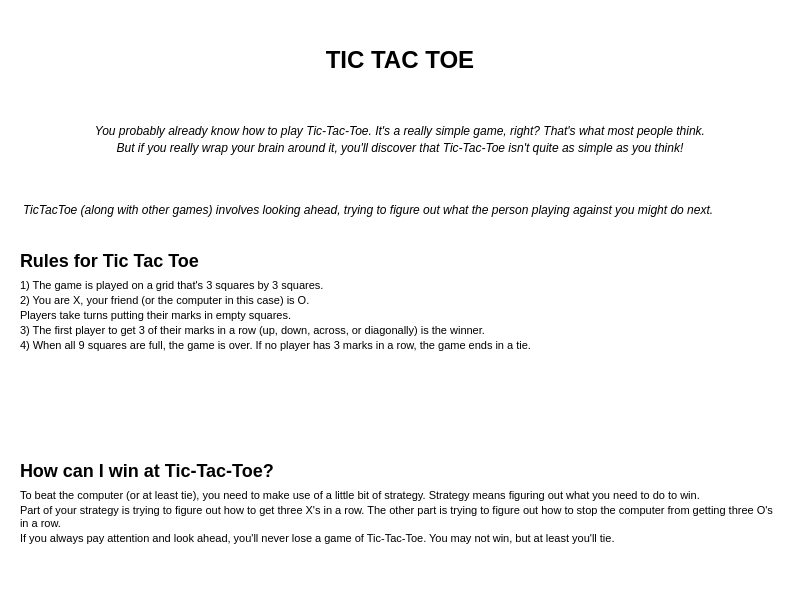
<?xml version="1.0" encoding="UTF-8"?>
<ui version="4.0">
 <class>howtoplay</class>
 <widget class="QDialog" name="howtoplay">
  <property name="enabled">
   <bool>true</bool>
  </property>
  <property name="geometry">
   <rect>
    <x>0</x>
    <y>0</y>
    <width>800</width>
    <height>600</height>
   </rect>
  </property>
  <property name="minimumSize">
   <size>
    <width>800</width>
    <height>600</height>
   </size>
  </property>
  <property name="maximumSize">
   <size>
    <width>800</width>
    <height>600</height>
   </size>
  </property>
  <property name="windowTitle">
   <string>How to play Tic-Tac-Toe</string>
  </property>
  <property name="styleSheet">
   <string notr="true">QDialog {
    background-color: white;
    color: black;
    font-family: Arial, sans-serif;
}</string>
  </property>

  <!-- Main Title -->
  <widget class="QLabel" name="titleLabel">
   <property name="geometry">
    <rect>
     <x>20</x>
     <y>20</y>
     <width>760</width>
     <height>80</height>
    </rect>
   </property>
   <property name="text">
    <string>&lt;html&gt;&lt;head/&gt;&lt;body&gt;&lt;h1 style=&quot;text-align: center; color: black; font-size: 24px; font-weight: bold; margin: 0;&quot;&gt;TIC TAC TOE&lt;/h1&gt;&lt;/body&gt;&lt;/html&gt;</string>
   </property>
   <property name="alignment">
    <set>Qt::AlignCenter</set>
   </property>
  </widget>

  <!-- Introduction Text -->
  <widget class="QLabel" name="introLabel">
   <property name="geometry">
    <rect>
     <x>20</x>
     <y>110</y>
     <width>760</width>
     <height>60</height>
    </rect>
   </property>
   <property name="text">
    <string>&lt;html&gt;&lt;head/&gt;&lt;body&gt;&lt;p style=&quot;color: black; font-size: 12px; font-style: italic; text-align: center; margin: 3px;&quot;&gt;You probably already know how to play Tic-Tac-Toe. It's a really simple game, right? That's what most people think.&lt;/p&gt;&lt;p style=&quot;color: black; font-size: 12px; font-style: italic; text-align: center; margin: 3px;&quot;&gt;But if you really wrap your brain around it, you'll discover that Tic-Tac-Toe isn't quite as simple as you think!&lt;/p&gt;&lt;/body&gt;&lt;/html&gt;</string>
   </property>
   <property name="alignment">
    <set>Qt::AlignCenter</set>
   </property>
   <property name="wordWrap">
    <bool>true</bool>
   </property>
  </widget>

  <!-- Strategy Text -->
  <widget class="QLabel" name="strategyLabel">
   <property name="geometry">
    <rect>
     <x>20</x>
     <y>180</y>
     <width>760</width>
     <height>60</height>
    </rect>
   </property>
   <property name="text">
    <string>&lt;html&gt;&lt;head/&gt;&lt;body&gt;&lt;p style=&quot;color: black; font-size: 12px; font-style: italic; margin: 3px;&quot;&gt;TicTacToe (along with other games) involves looking ahead, trying to figure out what the person playing against you might do next.&lt;/p&gt;&lt;/body&gt;&lt;/html&gt;</string>
   </property>
   <property name="wordWrap">
    <bool>true</bool>
   </property>
  </widget>

  <!-- Rules Section -->
  <widget class="QLabel" name="rulesLabel">
   <property name="geometry">
    <rect>
     <x>20</x>
     <y>250</y>
     <width>760</width>
     <height>200</height>
    </rect>
   </property>
   <property name="text">
    <string>&lt;html&gt;&lt;head/&gt;&lt;body&gt;&lt;h2 style=&quot;color: black; font-size: 16px; margin: 0 0 8px 0;&quot;&gt;Rules for Tic Tac Toe&lt;/h2&gt;&lt;p style=&quot;color: black; font-size: 11px; margin: 2px 0;&quot;&gt;1) The game is played on a grid that's 3 squares by 3 squares.&lt;/p&gt;&lt;p style=&quot;color: black; font-size: 11px; margin: 2px 0;&quot;&gt;2) You are X, your friend (or the computer in this case) is O.&lt;/p&gt;&lt;p style=&quot;color: black; font-size: 11px; margin: 2px 0;&quot;&gt;Players take turns putting their marks in empty squares.&lt;/p&gt;&lt;p style=&quot;color: black; font-size: 11px; margin: 2px 0;&quot;&gt;3) The first player to get 3 of their marks in a row (up, down, across, or diagonally) is the winner.&lt;/p&gt;&lt;p style=&quot;color: black; font-size: 11px; margin: 2px 0;&quot;&gt;4) When all 9 squares are full, the game is over. If no player has 3 marks in a row, the game ends in a tie.&lt;/p&gt;&lt;/body&gt;&lt;/html&gt;</string>
   </property>
   <property name="wordWrap">
    <bool>true</bool>
   </property>
   <property name="alignment">
    <set>Qt::AlignTop</set>
   </property>
  </widget>

  <!-- How to Win Section -->
  <widget class="QLabel" name="winLabel">
   <property name="geometry">
    <rect>
     <x>20</x>
     <y>460</y>
     <width>760</width>
     <height>120</height>
    </rect>
   </property>
   <property name="text">
    <string>&lt;html&gt;&lt;head/&gt;&lt;body&gt;&lt;h2 style=&quot;color: black; font-size: 16px; margin: 0 0 8px 0;&quot;&gt;How can I win at Tic-Tac-Toe?&lt;/h2&gt;&lt;p style=&quot;color: black; font-size: 11px; margin: 2px 0;&quot;&gt;To beat the computer (or at least tie), you need to make use of a little bit of strategy. Strategy means figuring out what you need to do to win.&lt;/p&gt;&lt;p style=&quot;color: black; font-size: 11px; margin: 2px 0;&quot;&gt;Part of your strategy is trying to figure out how to get three X's in a row. The other part is trying to figure out how to stop the computer from getting three O's in a row.&lt;/p&gt;&lt;p style=&quot;color: black; font-size: 11px; margin: 2px 0;&quot;&gt;If you always pay attention and look ahead, you'll never lose a game of Tic-Tac-Toe. You may not win, but at least you'll tie.&lt;/p&gt;&lt;/body&gt;&lt;/html&gt;</string>
   </property>
   <property name="wordWrap">
    <bool>true</bool>
   </property>
   <property name="alignment">
    <set>Qt::AlignTop</set>
   </property>
  </widget>

 </widget>
 <resources/>
 <connections/>
</ui>
